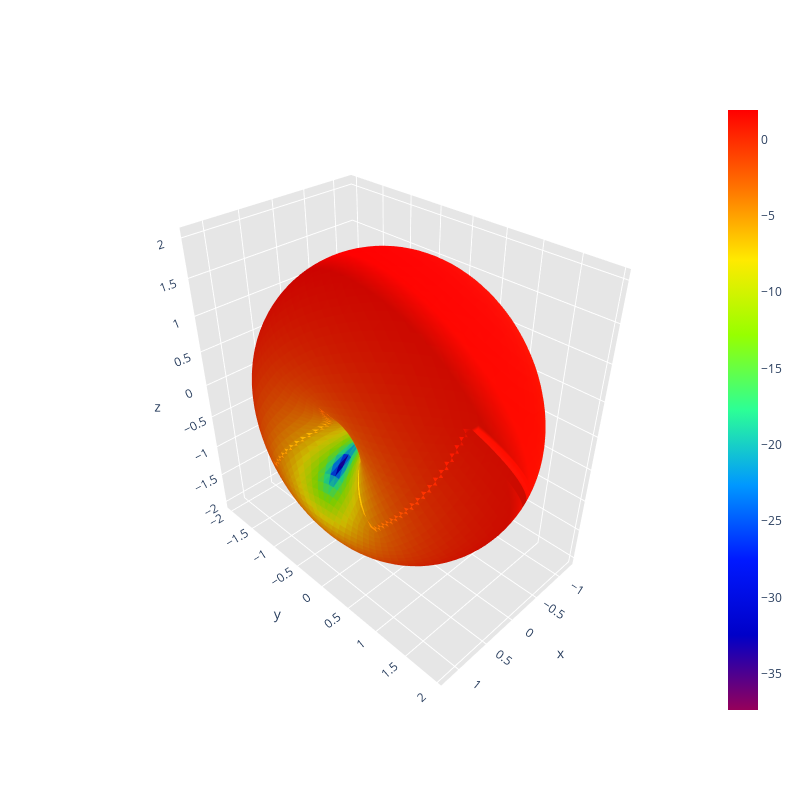

The notebook cell saved with this chart:
### Code cell
# Étape 2 : Distribution de l'intensité du rayonnement sur une sphère
from efield.efield2 import radiation_intensity_distribution_over_sphere_surface
from efield.efield3 import antenna_directivity_pattern


ifa_meander_mesh2 = 'data/antennas_mesh2/sim_optimize_ifa_mesh2.mat'
ifa_meander_current = 'data/antennas_current/sim_optimize_ifa_current.mat'
ifa_meander_gain_power = 'data/antennas_gain_power/sim_optimize_ifa_gain_power.mat'
filename_sphere_dense = '../../data/sphere_mesh/sphere_dense.mat'

# Étape 2 : Distribution de l'intensité du rayonnement sur une sphère
print("Calculating radiation intensity distribution over sphere surface...")
radiation_intensity_distribution_over_sphere_surface(ifa_meander_mesh2, ifa_meander_current, filename_sphere_dense, radiation=True, save_image=True)

# Étape 3 : Génération du diagramme de directivité
print("Generating antenna directivity pattern...")
antenna_directivity_pattern(ifa_meander_mesh2, ifa_meander_current, ifa_meander_gain_power, radiation=True)

### Figure 1 — Plotly figure (JSON) as saved in the notebook; plotly's stock layout.template omitted (floating-point values rounded to 4 significant figures; data arrays with more than 128 entries replaced by an {"elided": "..."} marker saying what was removed)
{"data": [{"facecolor": {"elided": "8000 str values"}, "i": {"elided": "8000 int values"}, "j": {"elided": "8000 int values"}, "k": {"elided": "8000 int values"}, "name": "", "type": "mesh3d", "x": {"elided": "4002 float values"}, "y": {"elided": "4002 float values"}, "z": {"elided": "4002 float values"}}, {"hoverinfo": "none", "marker": {"color": [-37.37, 1.926], "colorscale": [[0, "rgb(150, 0, 90)"], [0.125, "rgb(0, 0, 200)"], [0.25, "rgb(0, 25, 255)"], [0.375, "rgb(0, 152, 255)"], [0.5, "rgb(44, 255, 150)"], [0.625, "rgb(151, 255, 0)"], [0.75, "rgb(255, 234, 0)"], [0.875, "rgb(255, 111, 0)"], [1, "rgb(255, 0, 0)"]], "showscale": true, "size": 0.1}, "mode": "markers", "showlegend": false, "type": "scatter3d", "x": [0.1231], "y": [0.08944], "z": [1.987]}], "layout": {"height": 800, "scene": {"aspectratio": {"x": 0.6147, "y": 0.9812, "z": 1}, "xaxis": {"backgroundcolor": "rgb(230, 230, 230)", "gridcolor": "rgb(255, 255, 255)", "showbackground": true, "zerolinecolor": "rgb(255, 255, 255)"}, "yaxis": {"backgroundcolor": "rgb(230, 230, 230)", "gridcolor": "rgb(255, 255, 255)", "showbackground": true, "zerolinecolor": "rgb(255, 255, 255)"}, "zaxis": {"backgroundcolor": "rgb(230, 230, 230)", "gridcolor": "rgb(255, 255, 255)", "showbackground": true, "zerolinecolor": "rgb(255, 255, 255)"}}, "title": {"text": ""}, "width": 800}}
